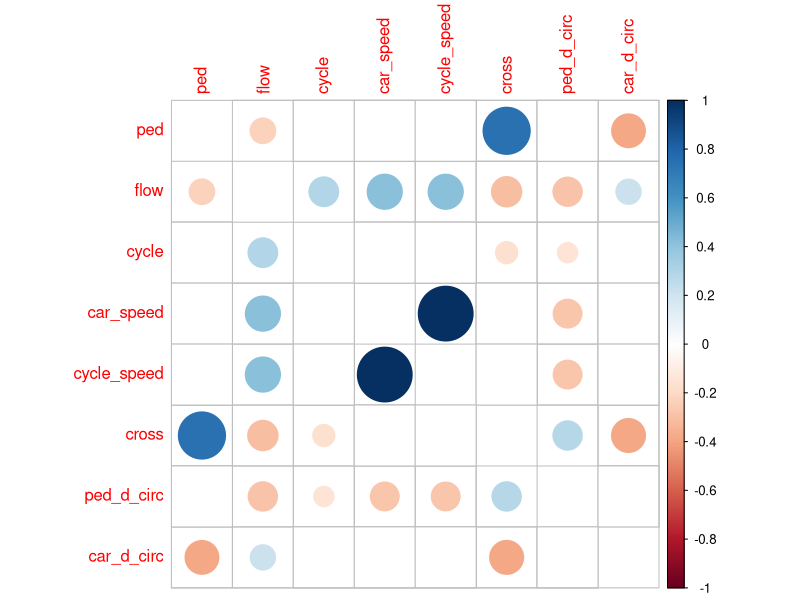
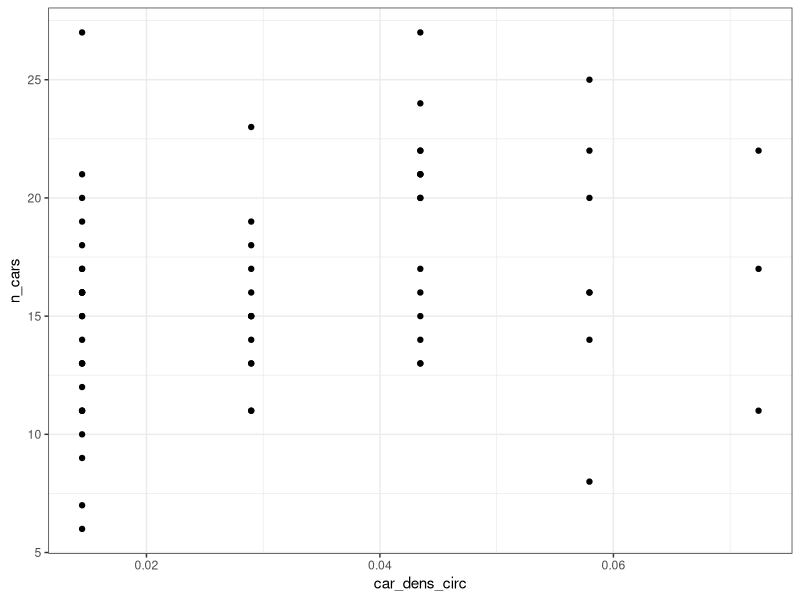
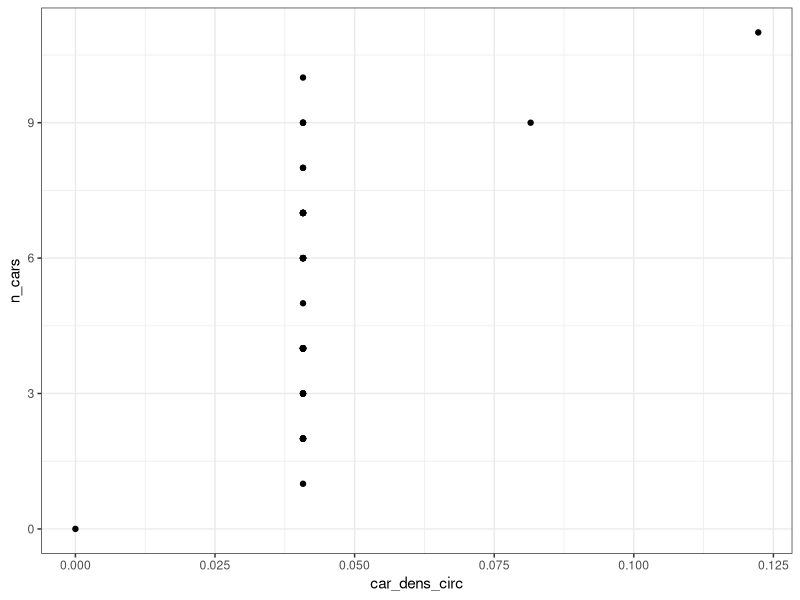
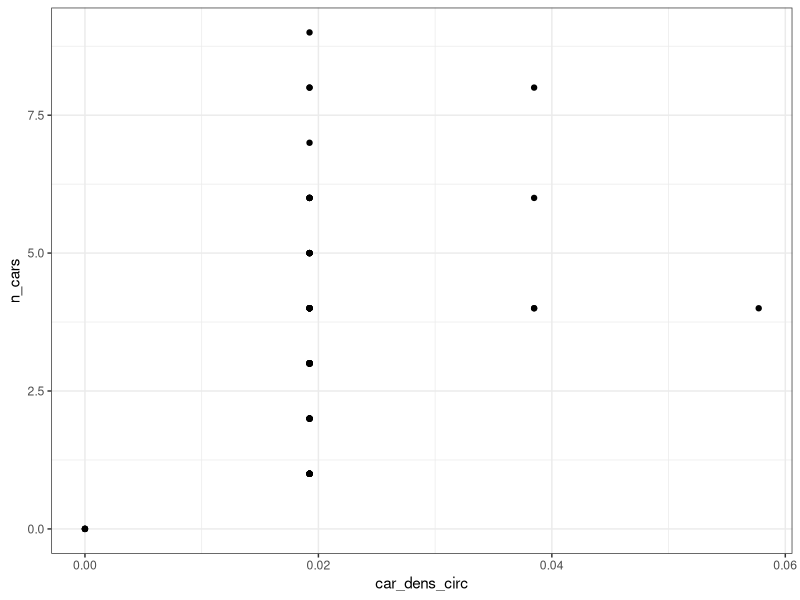
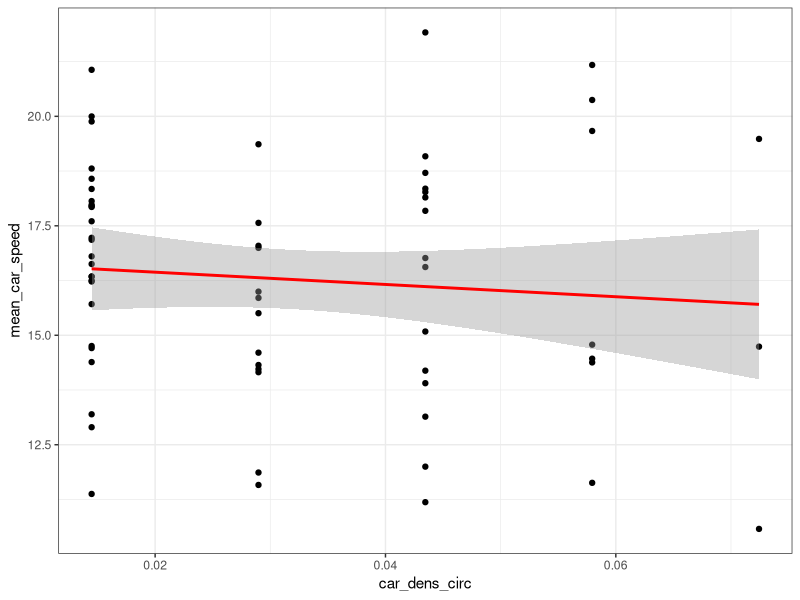
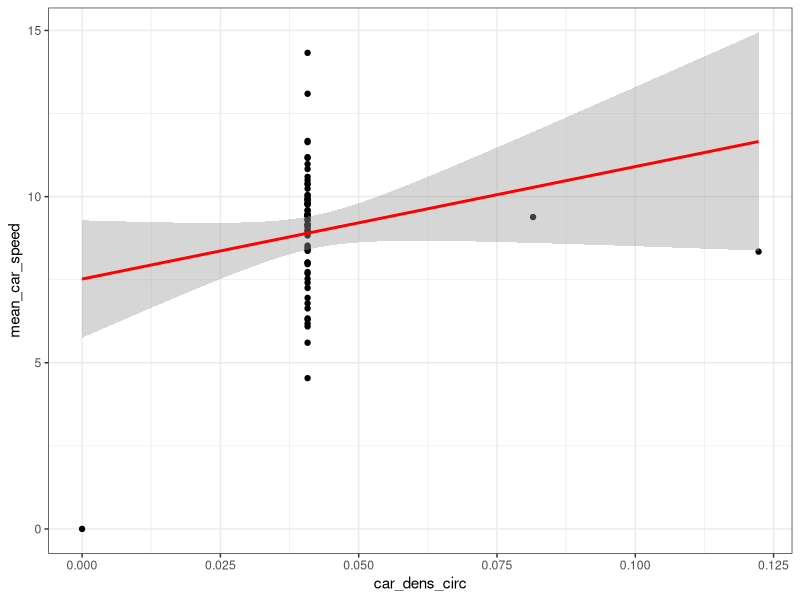
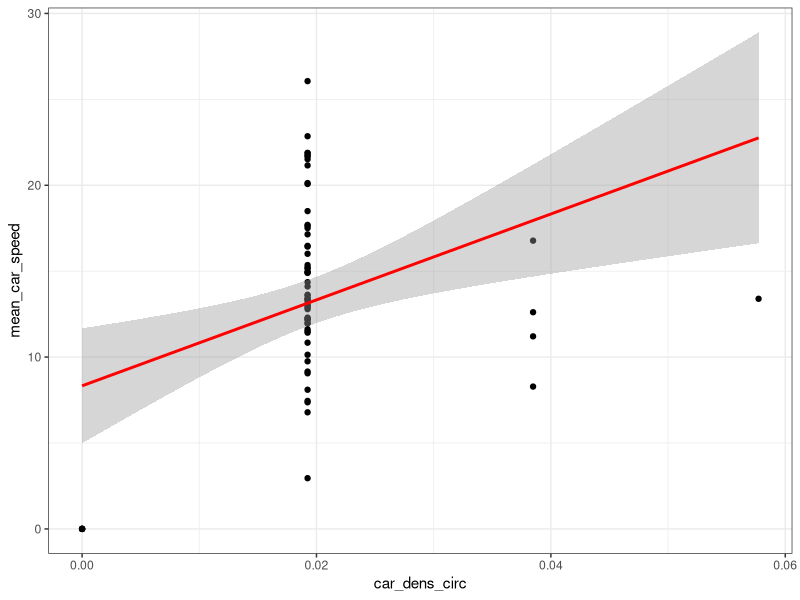
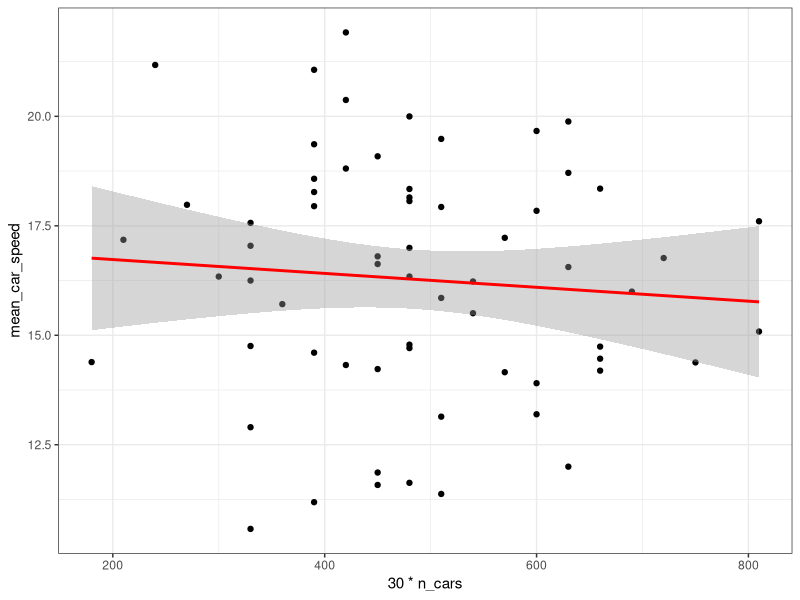

Write the R code that produced these figures, in order.
library(ggplot2)
library(ggpubr)
library(corrplot)

setwd(dirname(rstudioapi::getActiveDocumentContext()$path))
gerdat<-read.csv2('datasets/datasets_germany_DESIGN.csv', header=T, dec=".", sep=",")
eldat<-read.csv2('datasets/amalias_traffic_dataset_DESIGN.csv', header=T, dec=".", sep=",")

corel=data.frame(ped = gerdat$n_pedestrians, flow = gerdat$n_cars,
                 cycle = gerdat$n_cyclists, car_speed = gerdat$mean_car_speed,
                 cycle_speed = gerdat$mean_car_speed, cross = gerdat$ped_crossing,
                 ped_d_circ = gerdat$ped_dens_circ, 
                 car_d_circ = gerdat$car_dens_circ)
M = cor(corel)
testRes=cor.mtest(corel, conf.level=0.95)
corrplot(M, p.mat = testRes$p, sig.level = 0.05, insig = "blank", diag=FALSE)

# Starting with fundamental diagrams
# density vs flow
ggplot(subset(gerdat, case=='fsbr'), aes(y=n_cars, x=car_dens_circ))+geom_point()+theme_bw()#+
  #geom_smooth(method=lm, color="red", aes(group=2))
ggplot(subset(gerdat, case=='lsho'), aes(y=n_cars, x=car_dens_circ))+geom_point()+theme_bw()#+
  #geom_smooth(method=lm, color="red", aes(group=2))
ggplot(subset(gerdat, case=='mke'), aes(y=n_cars, x=car_dens_circ))+geom_point()+theme_bw()#+
  #geom_smooth(method=lm, color="red", aes(group=2))

# PANOS: here we have three perfect liner relationships, I do not understand why? 
# because on y-axis we have number of cars passed from a cross section, while 
# in x-axis in the number of cars per kilometer AT THE MOMENT we take the measurement
# a linear relationship between flow and density means that the mean speed is constant, 
# I cannot see that in the data.

# density vs speed
ggplot(subset(gerdat, case=='fsbr'), aes(y=mean_car_speed, x=car_dens_circ))+geom_point()+theme_bw()+
  geom_smooth(method=lm, color="red", aes(group=2)) # PANOS: no difference, we have to check density data
ggplot(subset(gerdat, case=='lsho'), aes(y=mean_car_speed, x=car_dens_circ))+geom_point()+theme_bw()+
  geom_smooth(method=lm, color="red", aes(group=2))
ggplot(subset(gerdat, case=='mke'), aes(y=mean_car_speed, x=car_dens_circ))+geom_point()+theme_bw()+
  geom_smooth(method=lm, color="red", aes(group=2))
# no data in Greece about densities


# flow vs speed
ggplot(subset(gerdat, case=='fsbr'), aes(x=30*n_cars, y=mean_car_speed))+geom_point()+theme_bw()+
  geom_smooth(method=lm, color="red", aes(group=2), formula='y ~ x') # small decrease of speed
max(subset(gerdat, case=='fsbr')$n_cars)*30 # 810 cars/h, close to capacity
cor.test(subset(gerdat, case=='fsbr')$n_cars, subset(gerdat, case=='fsbr')$mean_car_speed) # correlation -0.081, 
#but not significant for a confidence interval of 95%

ggplot(subset(gerdat, case=='lsho'), aes(x=30*n_cars, y=mean_car_speed))+geom_point()+theme_bw()+
  geom_smooth(method=lm, color="red", aes(group=2), formula='y ~ x') # no change
max(subset(gerdat, case=='lsho')$n_cars)*30 # 330 cars/h in mke, low flows, far from capacity
cor.test(subset(gerdat, case=='lsho')$n_cars, subset(gerdat, case=='lsho')$mean_car_speed) # no correlation

ggplot(subset(gerdat, case=='mke'), aes(x=30*n_cars, y=mean_car_speed))+geom_point()+theme_bw()+
  geom_smooth(method=lm, color="red", aes(group=2), formula='y ~ x') # increase of speed with higher flow
max(subset(gerdat, case=='mke')$n_cars)*30 # 270 cars/h in mke, low flows, far from capacity
cor.test(subset(gerdat, case=='mke')$n_cars, subset(gerdat, case=='mke')$mean_car_speed) # correlation + 0.1729
# but not significant for a confidence interval of 95%

ggplot(subset(eldat, shared==1), aes(x=60/headway, y=speed))+geom_point()+theme_bw()+ # Greece
  geom_smooth(method=lm, color="red", aes(group=2), formula='y ~ x') # no change, very low flows
max(1/subset(eldat, shared==1)$headway)*60 # 750 pcu/h in Nafplio, seems far from capacity
cor.test(60/subset(eldat, shared==1)$headway, subset(eldat, shared==1)$speed) # no significant correlation

# PANOS: conclusion: we cannot see correlation between speed and flow, as in most of the cases we are in the free flow branch
# in fsbr it seems that we are getting closer to capacity but not enough data to see the influence of car flow and speed
# I will test the deviations of speed from mean to check all the cases

mean(subset(gerdat, case=='fsbr')$mean_car_speed) # PANOS: higher mean speed in fsbr, remember that higher flows but no capacity
# therefore more cars higher free flow speed, this is logical
mean(subset(gerdat, case=='lsho')$mean_car_speed) 
mean(subset(gerdat, case=='mke')$mean_car_speed)

# HOT HOT HOT
# create a new dataset, with all shared space sections...
x='fsbr'
traf<-data.frame(case=x, flow=30*subset(gerdat, case==x)$n_cars, 
                 dspeed = subset(gerdat, case==x)$mean_car_speed - mean(subset(gerdat, case==x)$mean_car_speed),
                 ped = 30*subset(gerdat, case==x)$n_pedestrians,
                 cross = 30*subset(gerdat, case==x)$ped_crossing,
                 shared = subset(gerdat, case==x)$shared,
                 oneway = subset(gerdat, case==x)$oneway,
                 park = subset(gerdat, case==x)$park,
                 mark = subset(gerdat, case==x)$mark,
                 trees = subset(gerdat, case==x)$trees,
                 bollards = subset(gerdat, case==x)$bollards, 
                 width = subset(gerdat, case==x)$width)
x='lsho'
traf<-rbind(traf, data.frame(case=x, flow=30*subset(gerdat, case==x)$n_cars, 
                             dspeed = subset(gerdat, case==x)$mean_car_speed - mean(subset(gerdat, case==x)$mean_car_speed),
                             ped = 30*subset(gerdat, case==x)$n_pedestrians,
                             cross = 30*subset(gerdat, case==x)$ped_crossing,
                             shared = subset(gerdat, case==x)$shared,
                             oneway = subset(gerdat, case==x)$oneway,
                             park = subset(gerdat, case==x)$park,
                             mark = subset(gerdat, case==x)$mark,
                             trees = subset(gerdat, case==x)$trees,
                             bollards = subset(gerdat, case==x)$bollards, 
                             width = subset(gerdat, case==x)$width))
x='mke'
traf<-rbind(traf, data.frame(case=x, flow=30*subset(gerdat, case==x)$n_cars, 
                             dspeed = subset(gerdat, case==x)$mean_car_speed - mean(subset(gerdat, case==x)$mean_car_speed),
                             ped = 30*subset(gerdat, case==x)$n_pedestrians,
                             cross = 30*subset(gerdat, case==x)$ped_crossing,
                             shared = subset(gerdat, case==x)$shared,
                             oneway = subset(gerdat, case==x)$oneway,
                             park = subset(gerdat, case==x)$park,
                             mark = subset(gerdat, case==x)$mark,
                             trees = subset(gerdat, case==x)$trees,
                             bollards = subset(gerdat, case==x)$bollards, 
                             width = subset(gerdat, case==x)$width))
x='shnaf'
traf<-rbind(traf, data.frame(case=x, flow=60/subset(eldat, shared==1)$headway, # Add Nafplio data
                             dspeed = subset(eldat, shared==1)$speed - mean(subset(eldat, shared==1)$speed),
                             ped = 30*subset(eldat, shared==1)$ped,
                             cross = 30*subset(eldat, shared==1)$cross,
                             shared = subset(eldat, case==x)$shared,
                             oneway = subset(eldat, case==x)$oneway,
                             park = subset(eldat, case==x)$park,
                             mark = subset(eldat, case==x)$mark,
                             trees = subset(eldat, case==x)$trees,
                             bollards = subset(eldat, case==x)$bollards, 
                             width = subset(eldat, case==x)$width))

x='covnaf'
traf<-rbind(traf, data.frame(case=x, flow=60/subset(eldat, shared==0)$headway, # Add Nafplio data
                             dspeed = subset(eldat, shared==0)$speed - mean(subset(eldat, shared==1)$speed),
                             ped = 30*subset(eldat, shared==0)$ped,
                             cross = 30*subset(eldat, shared==0)$cross,
                             shared = subset(eldat, case==x)$shared,
                             oneway = subset(eldat, case==x)$oneway,
                             park = subset(eldat, case==x)$park,
                             mark = subset(eldat, case==x)$mark,
                             trees = subset(eldat, case==x)$trees,
                             bollards = subset(eldat, case==x)$bollards, 
                             width = subset(eldat, case==x)$width))

corel = subset(traf, select = -case)
M = cor(corel)
testRes=cor.mtest(corel, conf.level=0.95)
corrplot(M, method = 'number', p.mat = testRes$p, sig.level = 0.05, insig = "blank", diag=FALSE)

p1<-ggplot(traf, aes(x=flow/30, y=dspeed)) + geom_point(size = 1.5, alpha = .3) + 
  geom_smooth(method=lm, color="red", aes(group=2)) + 
  scale_y_continuous(name ="Deviation from mean speed in km/h", limits=c(-18,18))+
  scale_x_continuous(name ="Car flow in cars/2 minutes")+
  theme_bw()
cor.test(traf$flow,traf$dspeed) # no significant correlation
cor.test(subset(traf, flow>=700)$flow, subset(traf, flow>700)$dspeed) # no correlation even in 700 cars/h, free flow conditions
# with constant speed, so we can assume a triangular fundamental diagram...

p2<-ggplot(traf, aes(y=dspeed, x=as.factor(cross/30))) +
  geom_boxplot() +   geom_point(size = 1.5, alpha = .3, position = position_jitter(seed = 1, width = .2)) + theme_bw() +
  scale_x_discrete(name ="Pedestrian crossings in cross/2 minutes", limits=c("0","1","2","3","4","5","6","7","8","9","10")) +
  scale_y_continuous(name ="Deviation from mean speed in km/h", limits=c(-18,18)) + geom_smooth(method=lm, color="red", aes(group=2))
cor.test(traf$cross,traf$dspeed) # significant NEGATIVE correlation, more crossings lower speed

p3<-ggplot(traf, aes(y=flow/30, x=as.factor(cross/30))) +
  geom_boxplot() +   geom_point(size = 1.5, alpha = .3, position = position_jitter(seed = 1, width = .2)) + theme_bw() +
  scale_x_discrete(name ="Pedestrian crossings in cross/2 minutes", limits=c("0","1","2","3","4","5","6","7","8","9","10")) +
  scale_y_continuous(name ="Car flow in cars/2 minutes") + geom_smooth(method=lm, color="red", aes(group=2))
cor.test(traf$cross,traf$flow) # very significant correlation, less traffic flow, then more crossings

p4<-ggplot(traf, aes(y=ped/30, x=as.factor(cross/30))) +
  geom_boxplot() +   geom_point(size = 1.5, alpha = .3, position = position_jitter(seed = 1, width = .2)) + theme_bw() +
  scale_x_discrete(name ="Pedestrian crossings in cross/2 minutes", limits=c("0","1","2","3","4","5","6","7","8","9","10")) +
  scale_y_continuous(name ="Pedestrian flow in peds/2 minutes") + geom_smooth(method=lm, color="red", aes(group=2))
cor.test(traf$cross,traf$ped) # very significant correlation, more pedestrians, then more crossings

ggarrange(p1,p2,p3,p4, ncol=4)
# PANOS: so in conclusion, more pedestrians in the road environment
# means ok more crossing, which is expected. But, lower traffic flows,
# increase the number of crossings. Then, traffic speed are reduced, but
# traffic speeds are not affected by flows.

x='fsbr'
cycl<-data.frame(case=x, flow=30*subset(gerdat, case==x)$n_cars, 
                 dspeed = subset(gerdat, case==x)$mean_car_speed - mean(subset(gerdat, case==x)$mean_car_speed),
                 cycle = 30*subset(gerdat, case==x)$n_cyclists)
x='lsho'
cycl<-rbind(cycl, data.frame(case=x, flow=30*subset(gerdat, case==x)$n_cars, 
                             dspeed = subset(gerdat, case==x)$mean_car_speed - mean(subset(gerdat, case==x)$mean_car_speed),
                             cycle = 30*subset(gerdat, case==x)$n_cyclists))
x='mke'
cycl<-rbind(cycl, data.frame(case=x, flow=30*subset(gerdat, case==x)$n_cars, 
                             dspeed = subset(gerdat, case==x)$mean_car_speed - mean(subset(gerdat, case==x)$mean_car_speed),
                             cycle = 30*subset(gerdat, case==x)$n_cyclists))

ggplot(cycl, aes(y=dspeed, x=as.factor(cycle/30))) +
  geom_boxplot() +   geom_point(size = 1.5, alpha = .3, position = position_jitter(seed = 1, width = .2)) + theme_bw() +
  scale_x_discrete(name ="Pedestrian crossings in cross/2 minutes", limits=c("0","1","2","3","4","5","6","7")) +
  scale_y_continuous(name ="Pedestrian flow in peds/2 minutes") + geom_smooth(method=lm, color="red", aes(group=2))
cor.test(cycl$dspeed,cycl$cycle) # no significant correlation, it is not related with the presence of cyclists

x='fsbr'
dens<-data.frame(case=x, dspeed=subset(gerdat, case==x)$mean_car_speed - mean(subset(gerdat, case==x)$mean_car_speed),
                 cross_d=subset(gerdat, case==x)$ped_dens_circ,
                 cross=subset(gerdat, case==x)$ped_crossing)
x='lsho'
dens<-rbind(dens, data.frame(case=x, dspeed=subset(gerdat, case==x)$mean_car_speed - mean(subset(gerdat, case==x)$mean_car_speed),
                 cross_d=subset(gerdat, case==x)$ped_dens_circ,
                  cross=subset(gerdat, case==x)$ped_crossing))
x='mke'
dens<-rbind(dens, data.frame(case=x, dspeed=subset(gerdat, case==x)$mean_car_speed - mean(subset(gerdat, case==x)$mean_car_speed),
                             cross_d=subset(gerdat, case==x)$ped_dens_circ,
                             cross=subset(gerdat, case==x)$ped_crossing))

ggplot(dens, aes(x=cross_d, y=dspeed)) + geom_point(size = 1.5, alpha = .3) + 
  geom_smooth(method=lm, color="red", aes(group=2)) + 
  scale_y_continuous(name ="Deviation from mean speed in km/h", limits=c(-18,18))+
  scale_x_continuous(name ="Car flow in cars/2 minutes")+
  theme_bw()

cor.test(dens$dspeed,dens$cross_d) # not significant for a 95% confidence interval, SPEED are affected by the crossing rate,
cor.test(traf$cross,traf$dspeed)

# not the number of crossings points, check the study of Knopp
cor.test(dens$cross,dens$cross_d) # Again very powerful relationship, densities are not correct, so the last conclusion is not correct
